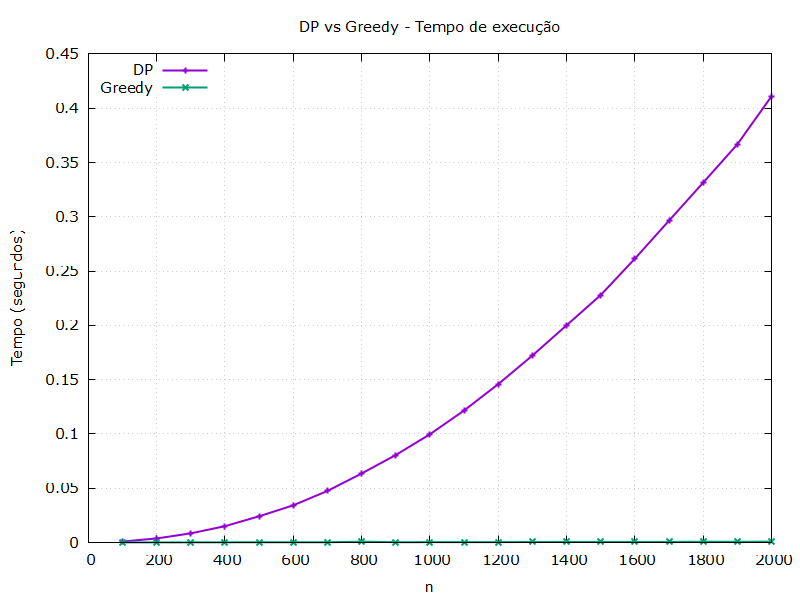

Source code (gnuplot):
set terminal pngcairo enhanced font 'Verdana,11' size 800, 600
set output 'comparacaoTempo.png'

set title 'DP vs Greedy - Tempo de execução'
set xlabel 'n'
set ylabel 'Tempo (segundos)'

n = 1
DP = 3
Greedy = 5

set grid
set key left top

plot 'resultados.dat' using n:DP with linespoints  lw 2 title 'DP', \
     'resultados.dat' using n:Greedy with linespoints  lw 2 title 'Greedy', \